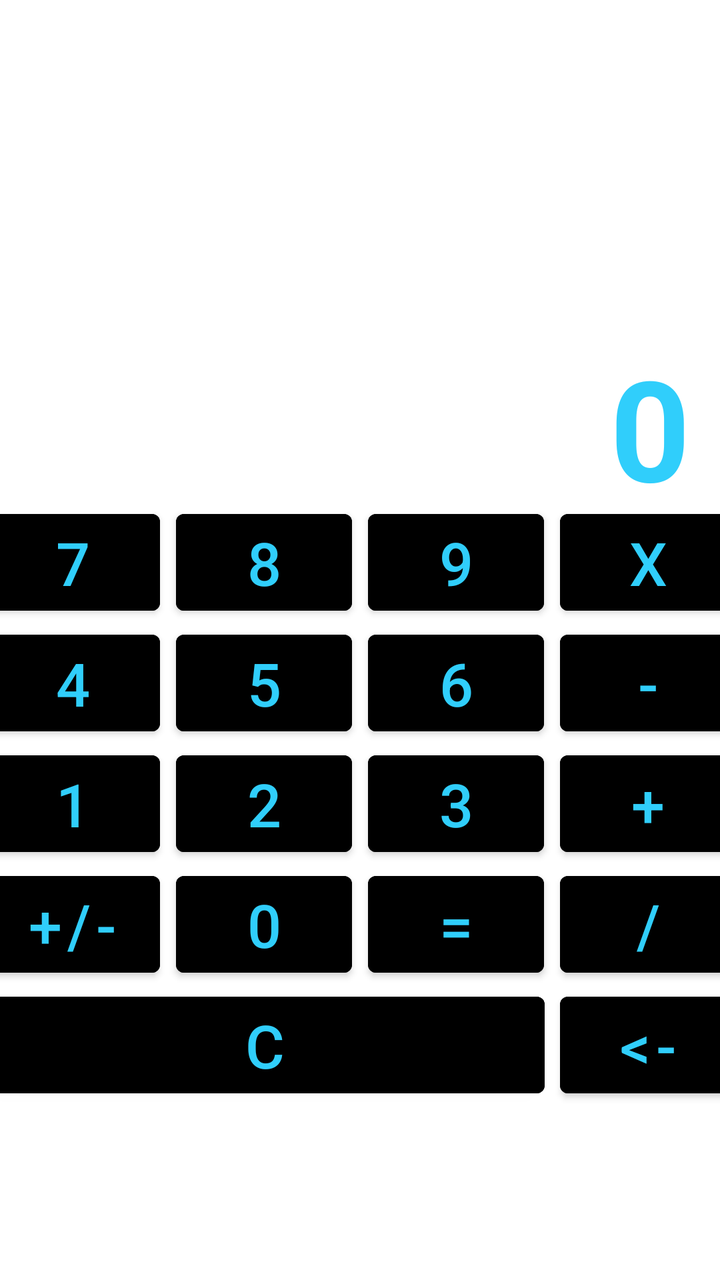
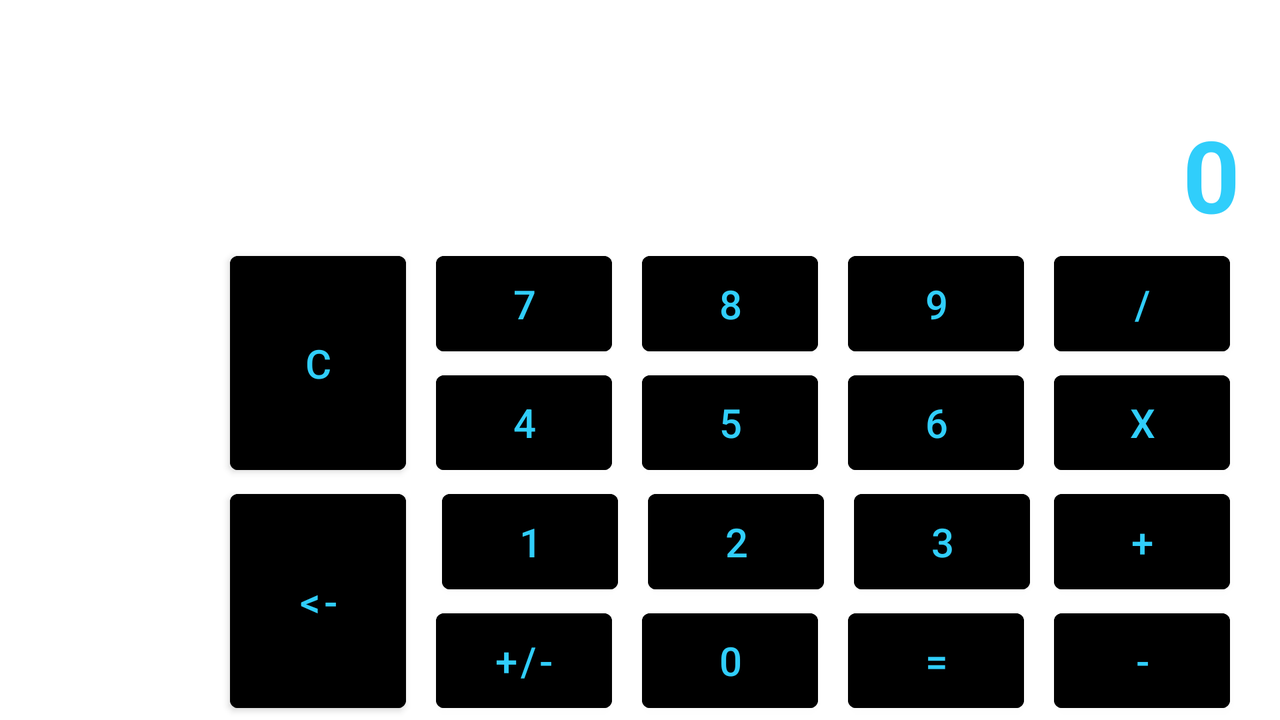

Compare how this app lays out the same screen by default and in its alternative resource folder. The renders come first, then the two layout files and the values they reference.
<!-- AndroidManifest.xml: activity theme Theme.Calculator.Light_My_Option -->
<!-- res/layout/activity_main.xml -->
<?xml version="1.0" encoding="utf-8"?>
<androidx.constraintlayout.widget.ConstraintLayout xmlns:android="http://schemas.android.com/apk/res/android"
    xmlns:app="http://schemas.android.com/apk/res-auto"
    xmlns:tools="http://schemas.android.com/tools"
    android:id="@+id/constraintLayout"
    android:layout_width="match_parent"
    android:layout_height="match_parent"
    tools:context=".MainActivity">


    <androidx.constraintlayout.widget.Guideline
        android:id="@+id/GuideLine"
        android:layout_width="match_parent"
        android:layout_height="wrap_content"
        android:orientation="horizontal"
        app:layout_constraintGuide_percent="0.2" />

    <com.google.android.material.textview.MaterialTextView
        android:id="@+id/screenWithNumbers"
        style="@style/Calculator_Screen"
        app:layout_constraintEnd_toEndOf="parent"
        app:layout_constraintStart_toEndOf="@+id/screenWithSigns"
        app:layout_constraintTop_toTopOf="@+id/GuideLine" />

    <com.google.android.material.button.MaterialButton
        android:id="@+id/buttonSeven"
        android:layout_marginStart="@dimen/marginStart_for_left_Buttons"
        android:text="@string/seven"
        style="@style/Calculator_Buttons"
        app:layout_constraintEnd_toStartOf="@id/buttonEight"
        app:layout_constraintStart_toStartOf="parent"
        app:layout_constraintTop_toBottomOf="@+id/titleTextView" />

    <com.google.android.material.button.MaterialButton
        android:id="@+id/buttonMultiply"
        style="@style/Calculator_Buttons"
        android:layout_marginStart="@dimen/margin_for_all_Buttons"
        android:layout_marginEnd="@dimen/marginEnd_for_right_Buttons"
        android:text="@string/multiplication"
        app:layout_constraintEnd_toEndOf="parent"
        app:layout_constraintStart_toEndOf="@+id/buttonNine"
        app:layout_constraintTop_toBottomOf="@+id/titleTextView" />

    <com.google.android.material.button.MaterialButton
        android:id="@+id/buttonFour"
        android:layout_marginStart="@dimen/marginStart_for_left_Buttons"
        android:text="@string/four"
        style="@style/Calculator_Buttons"
        app:layout_constraintEnd_toStartOf="@id/buttonFive"
        app:layout_constraintStart_toStartOf="parent"
        app:layout_constraintTop_toBottomOf="@+id/buttonSeven" />

    <com.google.android.material.button.MaterialButton
        android:id="@+id/buttonNine"
        android:layout_marginStart="@dimen/margin_for_all_Buttons"
        android:text="@string/nine"
        style="@style/Calculator_Buttons"
        app:layout_constraintEnd_toStartOf="@id/buttonMultiply"
        app:layout_constraintStart_toEndOf="@+id/buttonEight"
        app:layout_constraintTop_toBottomOf="@+id/titleTextView" />

    <com.google.android.material.button.MaterialButton
        android:id="@+id/buttonEight"
        android:layout_marginStart="@dimen/margin_for_all_Buttons"
        android:text="@string/eight"
        style="@style/Calculator_Buttons"
        app:layout_constraintEnd_toStartOf="@id/buttonNine"
        app:layout_constraintStart_toEndOf="@+id/buttonSeven"
        app:layout_constraintTop_toBottomOf="@+id/titleTextView" />

    <com.google.android.material.button.MaterialButton
        android:id="@+id/buttonTwo"
        android:layout_marginStart="@dimen/margin_for_all_Buttons"
        android:text="@string/two"
        style="@style/Calculator_Buttons"
        app:layout_constraintEnd_toStartOf="@id/buttonThree"
        app:layout_constraintStart_toEndOf="@+id/buttonOne"
        app:layout_constraintTop_toBottomOf="@+id/buttonFive" />

    <com.google.android.material.button.MaterialButton
        android:id="@+id/buttonOne"
        android:layout_marginStart="@dimen/marginStart_for_left_Buttons"
        android:text="@string/one"
        style="@style/Calculator_Buttons"
        app:layout_constraintEnd_toStartOf="@id/buttonTwo"
        app:layout_constraintStart_toStartOf="parent"
        app:layout_constraintTop_toBottomOf="@+id/buttonFour" />

    <Button
        android:id="@+id/buttonThree"
        android:layout_marginStart="@dimen/margin_for_all_Buttons"
        android:text="@string/three"
        style="@style/Calculator_Buttons"
        app:layout_constraintEnd_toStartOf="@id/buttonPlus"
        app:layout_constraintStart_toEndOf="@+id/buttonTwo"
        app:layout_constraintTop_toBottomOf="@+id/buttonSix" />

    <com.google.android.material.button.MaterialButton
        android:id="@+id/buttonEqually"
        android:layout_marginStart="@dimen/margin_for_all_Buttons"
        android:text="@string/equally"
        style="@style/Calculator_Buttons"
        app:layout_constraintEnd_toStartOf="@id/buttonSplit"
        app:layout_constraintStart_toEndOf="@+id/buttonZero"
        app:layout_constraintTop_toBottomOf="@+id/buttonThree" />

    <com.google.android.material.button.MaterialButton
        android:id="@+id/buttonZero"
        android:layout_marginStart="@dimen/margin_for_all_Buttons"
        android:text="@string/zero"
        style="@style/Calculator_Buttons"
        app:layout_constraintEnd_toStartOf="@id/buttonEqually"
        app:layout_constraintStart_toEndOf="@+id/buttonPlusMinus"
        app:layout_constraintTop_toBottomOf="@+id/buttonTwo" />

    <com.google.android.material.button.MaterialButton
        android:id="@+id/buttonPlus"
        android:layout_marginStart="@dimen/margin_for_all_Buttons"
        android:layout_marginEnd="@dimen/marginEnd_for_right_Buttons"
        android:text="@string/plus"
        style="@style/Calculator_Buttons"
        app:layout_constraintEnd_toEndOf="parent"
        app:layout_constraintStart_toEndOf="@+id/buttonThree"
        app:layout_constraintTop_toBottomOf="@+id/buttonMinus" />

    <com.google.android.material.button.MaterialButton
        android:id="@+id/buttonSix"
        android:layout_marginStart="@dimen/margin_for_all_Buttons"
        android:text="@string/six"
        style="@style/Calculator_Buttons"
        app:layout_constraintEnd_toStartOf="@id/buttonMinus"
        app:layout_constraintStart_toEndOf="@+id/buttonFive"
        app:layout_constraintTop_toBottomOf="@+id/buttonNine" />

    <com.google.android.material.button.MaterialButton
        android:id="@+id/buttonFive"
        android:layout_marginStart="@dimen/margin_for_all_Buttons"
        android:text="@string/five"
        style="@style/Calculator_Buttons"
        app:layout_constraintEnd_toStartOf="@id/buttonSix"
        app:layout_constraintStart_toEndOf="@+id/buttonFour"
        app:layout_constraintTop_toBottomOf="@+id/buttonEight" />

    <com.google.android.material.button.MaterialButton
        android:id="@+id/buttonMinus"
        android:layout_marginStart="@dimen/margin_for_all_Buttons"
        android:layout_marginEnd="@dimen/marginEnd_for_right_Buttons"
        android:text="@string/minus"
        style="@style/Calculator_Buttons"
        app:layout_constraintEnd_toEndOf="parent"
        app:layout_constraintStart_toEndOf="@+id/buttonSix"
        app:layout_constraintTop_toBottomOf="@+id/buttonMultiply" />

    <com.google.android.material.button.MaterialButton
        android:id="@+id/buttonPlusMinus"
        android:layout_marginStart="@dimen/marginStart_for_left_Buttons"
        android:text="@string/plus_minus"
        style="@style/Calculator_Buttons"
        app:layout_constraintEnd_toStartOf="@id/buttonZero"
        app:layout_constraintStart_toStartOf="parent"
        app:layout_constraintTop_toBottomOf="@+id/buttonOne" />

    <com.google.android.material.button.MaterialButton
        android:id="@+id/buttonSplit"
        android:layout_marginStart="@dimen/margin_for_all_Buttons"
        android:layout_marginEnd="@dimen/marginEnd_for_right_Buttons"
        android:text="@string/split"
        style="@style/Calculator_Buttons"
        app:layout_constraintEnd_toEndOf="parent"
        app:layout_constraintStart_toEndOf="@+id/buttonEqually"
        app:layout_constraintTop_toBottomOf="@+id/buttonPlus" />


    <com.google.android.material.button.MaterialButton
        android:id="@+id/buttonC"
        android:layout_marginStart="@dimen/marginStart_for_left_Buttons"
        android:text="@string/discharge"
        style="@style/Calculator_Buttons_C"
        app:layout_constraintEnd_toStartOf="@id/buttonResetOne"
        app:layout_constraintStart_toStartOf="parent"
        app:layout_constraintTop_toBottomOf="@+id/buttonPlusMinus" />

    <com.google.android.material.button.MaterialButton
        android:id="@+id/buttonResetOne"
        android:layout_marginStart="@dimen/margin_for_all_Buttons"
        android:layout_marginEnd="@dimen/marginEnd_for_right_Buttons"
        android:text="@string/resetOne"
        style="@style/Calculator_Buttons"
        app:layout_constraintEnd_toEndOf="parent"
        app:layout_constraintHorizontal_bias="0.8"
        app:layout_constraintStart_toEndOf="@+id/buttonC"
        app:layout_constraintTop_toBottomOf="@+id/buttonZero" />

    <com.google.android.material.textview.MaterialTextView
        android:id="@+id/titleTextView"
        style="@style/Calculator_Title"
        app:layout_constraintEnd_toEndOf="parent"
        app:layout_constraintHorizontal_bias="0.0"
        app:layout_constraintStart_toStartOf="parent"
        app:layout_constraintTop_toBottomOf="@+id/screenWithNumbers" />

    <com.google.android.material.textview.MaterialTextView
        android:id="@+id/screenWithSigns"
        style="@style/Calculator_Screen"
        app:layout_constraintEnd_toStartOf="@+id/screenWithNumbers"
        app:layout_constraintStart_toStartOf="parent"
        app:layout_constraintTop_toTopOf="@+id/GuideLine" />


</androidx.constraintlayout.widget.ConstraintLayout>
<!-- resources referenced by this layout -->
<resources>
  <dimen name="marginEnd_for_right_Buttons">15dp</dimen>
  <dimen name="marginStart_for_left_Buttons">15dp</dimen>
  <dimen name="margin_for_all_Buttons">8dp</dimen>
  <string name="discharge">С</string>
  <string name="eight">8</string>
  <string name="equally">=</string>
  <string name="five">5</string>
  <string name="four">4</string>
  <string name="minus">-</string>
  <string name="multiplication">X</string>
  <string name="nine">9</string>
  <string name="one">1</string>
  <string name="plus">+</string>
  <string name="plus_minus">+/-</string>
  <string name="resetOne">&lt;-</string>
  <string name="seven">7</string>
  <string name="six">6</string>
  <string name="split">/</string>
  <string name="three">3</string>
  <string name="two">2</string>
  <string name="zero">0</string>
  <style name="Calculator_Buttons">
          <item name="android:textSize">@dimen/textSize_for_all_Buttons</item>
          <item name="android:backgroundTint">@color/black</item>
          <item name="android:textColor">@color/azure</item>
          <item name="android:gravity">center</item>
          <item name="android:layout_width">wrap_content</item>
          <item name="android:layout_height">wrap_content</item>
  
      </style>
  <style name="Calculator_Buttons_C">
          <item name="android:textSize">@dimen/textSize_for_all_Buttons</item>
          <item name="android:backgroundTint">@color/black</item>
          <item name="android:textColor">@color/azure</item>
          <item name="android:gravity">center</item>
          <item name="android:layout_width">@dimen/width_for_Button_C</item>
          <item name="android:layout_height">wrap_content</item>
  
      </style>
  <style name="Calculator_Screen">
          <item name="android:layout_width">@dimen/width_for_screen</item>
          <item name="android:layout_height">@dimen/height_for_screen</item>
          <item name="android:gravity">center|end</item>
          <item name="android:paddingEnd">@dimen/padding_end_for_screen</item>
          <item name="android:textColor">@color/black</item>
          <item name="android:textSize">@dimen/ts_for_screen</item>
          <item name="android:textStyle">bold</item>
  
      </style>
  <style name="Calculator_Title">
          <item name="android:layout_width">match_parent</item>
          <item name="android:layout_height">@dimen/height_for_title</item>
          <item name="android:gravity">center|end</item>
          <item name="android:paddingEnd">@dimen/paddingEnd_for_title</item>
          <item name="android:textColor">@color/azure</item>
          <item name="android:textSize">@dimen/ts_for_title</item>
          <item name="android:textStyle">bold</item>
          <item name="android:text">@string/zero</item>
  
      </style>
  <style name="Theme.Calculator.Light_My_Option">
          <item name="colorPrimaryDark">@color/dark_grey</item>
          <item name="colorPrimaryVariant">@color/dark_grey</item>
          <item name="colorPrimary">@color/grey</item>
          <item name="android:textColorPrimary">@color/azure</item>
          <item name="android:navigationBarColor">@color/dark_grey</item>
      </style>
  <dimen name="textSize_for_all_Buttons">30sp</dimen>
  <color name="black">#FF000000</color>
  <color name="azure">#30CEFB</color>
  <dimen name="width_for_Button_C">280dp</dimen>
  <dimen name="width_for_screen">0dp</dimen>
  <dimen name="height_for_screen">39dp</dimen>
  <dimen name="padding_end_for_screen">15dp</dimen>
  <dimen name="ts_for_screen">35sp</dimen>
  <dimen name="height_for_title">84dp</dimen>
  <dimen name="paddingEnd_for_title">15dp</dimen>
  <dimen name="ts_for_title">70sp</dimen>
  <color name="dark_grey">#4A4D4E</color>
  <color name="grey">#9DA4A6</color>
</resources>
<!-- res/layout-land/activity_main.xml (the repository's variant of the layout above) -->
<!-- drawn on the phone turned sideways -->
<?xml version="1.0" encoding="utf-8"?>
<androidx.constraintlayout.widget.ConstraintLayout xmlns:android="http://schemas.android.com/apk/res/android"
    xmlns:app="http://schemas.android.com/apk/res-auto"
    xmlns:tools="http://schemas.android.com/tools"
    android:id="@+id/constraintLayout"
    android:layout_width="match_parent"
    android:layout_height="match_parent"
    tools:context=".MainActivity">


    <androidx.constraintlayout.widget.Guideline
        android:id="@+id/GuideLine"
        android:layout_width="match_parent"
        android:layout_height="wrap_content"
        android:orientation="horizontal"
        app:layout_constraintGuide_percent="0.05" />

    <com.google.android.material.textview.MaterialTextView
        android:id="@+id/screenWithNumbers"
        android:paddingEnd="@dimen/paddingEnd_for_screenWN"
        style="@style/Calculator_Screen_land"
        app:layout_constraintStart_toEndOf="@+id/screenWithSigns"
        app:layout_constraintBottom_toTopOf="@+id/titleTextView"
        app:layout_constraintEnd_toEndOf="parent"
        app:layout_constraintTop_toTopOf="@+id/GuideLine" />

    <com.google.android.material.textview.MaterialTextView
        android:id="@+id/titleTextView"
        style="@style/Calculator_Title_land"
        app:layout_constraintEnd_toEndOf="parent"
        app:layout_constraintStart_toStartOf="parent"
        app:layout_constraintTop_toBottomOf="@+id/screenWithNumbers" />


    <com.google.android.material.button.MaterialButton
        android:id="@+id/buttonSplit"
        android:text="@string/split"
        style="@style/Calculator_right_Buttons_land"
        app:layout_constraintBottom_toTopOf="@id/buttonMultiply"
        app:layout_constraintEnd_toEndOf="parent"
        app:layout_constraintTop_toBottomOf="@id/titleTextView" />

    <com.google.android.material.button.MaterialButton
        android:id="@+id/buttonMultiply"
        android:text="@string/multiplication"
        style="@style/Calculator_right_Buttons_land"
        app:layout_constraintBottom_toTopOf="@id/buttonPlus"
        app:layout_constraintEnd_toEndOf="parent"
        app:layout_constraintTop_toBottomOf="@id/buttonSplit" />

    <com.google.android.material.button.MaterialButton
        android:id="@+id/buttonPlus"
        android:text="@string/plus"
        style="@style/Calculator_right_Buttons_land"
        app:layout_constraintBottom_toTopOf="@id/buttonMinus"
        app:layout_constraintEnd_toEndOf="parent"
        app:layout_constraintTop_toBottomOf="@id/buttonMultiply" />

    <com.google.android.material.button.MaterialButton
        android:id="@+id/buttonMinus"
        android:text="@string/minus"
        style="@style/Calculator_right_Buttons_land"
        app:layout_constraintBottom_toBottomOf="parent"
        app:layout_constraintEnd_toEndOf="parent"
        app:layout_constraintTop_toBottomOf="@id/buttonPlus" />

    <com.google.android.material.button.MaterialButton
        android:id="@+id/buttonNine"
        android:text="@string/nine"
        style="@style/Calculator_Buttons_land"
        app:layout_constraintBottom_toTopOf="@id/buttonSix"
        app:layout_constraintEnd_toStartOf="@id/buttonSplit"
        app:layout_constraintTop_toBottomOf="@id/titleTextView" />

    <com.google.android.material.button.MaterialButton
        android:id="@+id/buttonEight"
        android:text="@string/eight"
        style="@style/Calculator_Buttons_land"
        app:layout_constraintBottom_toTopOf="@id/buttonFive"
        app:layout_constraintEnd_toStartOf="@id/buttonNine"
        app:layout_constraintTop_toBottomOf="@id/titleTextView" />

    <com.google.android.material.button.MaterialButton
        android:id="@+id/buttonSeven"
        android:text="@string/seven"
        style="@style/Calculator_Buttons_land"
        app:layout_constraintBottom_toTopOf="@id/buttonFour"
        app:layout_constraintEnd_toStartOf="@id/buttonEight"
        app:layout_constraintTop_toBottomOf="@id/titleTextView" />

    <com.google.android.material.button.MaterialButton
        android:id="@+id/buttonSix"
        android:text="@string/six"
        style="@style/Calculator_Buttons_land"
        app:layout_constraintBottom_toTopOf="@id/buttonThree"
        app:layout_constraintEnd_toStartOf="@id/buttonMultiply"
        app:layout_constraintTop_toBottomOf="@id/buttonNine" />

    <com.google.android.material.button.MaterialButton
        android:id="@+id/buttonThree"
        style="@style/Calculator_Buttons_land"
        android:layout_marginEnd="12dp"
        android:text="@string/three"
        app:layout_constraintBottom_toTopOf="@id/buttonEqually"
        app:layout_constraintEnd_toStartOf="@id/buttonPlus"
        app:layout_constraintTop_toBottomOf="@id/buttonSix" />

    <com.google.android.material.button.MaterialButton
        android:id="@+id/buttonEqually"
        android:text="@string/equally"
        style="@style/Calculator_Buttons_land"
        app:layout_constraintBottom_toBottomOf="parent"
        app:layout_constraintEnd_toStartOf="@id/buttonMinus"
        app:layout_constraintTop_toBottomOf="@id/buttonThree" />

    <com.google.android.material.button.MaterialButton
        android:id="@+id/buttonFive"
        android:text="@string/five"
        style="@style/Calculator_Buttons_land"
        app:layout_constraintBottom_toTopOf="@id/buttonTwo"
        app:layout_constraintEnd_toStartOf="@id/buttonSix"
        app:layout_constraintTop_toBottomOf="@id/buttonEight" />

    <com.google.android.material.button.MaterialButton
        android:id="@+id/buttonTwo"
        android:text="@string/two"
        style="@style/Calculator_Buttons_land"
        app:layout_constraintBottom_toTopOf="@id/buttonZero"
        app:layout_constraintEnd_toStartOf="@id/buttonThree"
        app:layout_constraintTop_toBottomOf="@id/buttonFive" />

    <com.google.android.material.button.MaterialButton
        android:id="@+id/buttonZero"
        android:text="@string/zero"
        style="@style/Calculator_Buttons_land"
        app:layout_constraintBottom_toBottomOf="parent"
        app:layout_constraintEnd_toStartOf="@id/buttonEqually"

        app:layout_constraintTop_toBottomOf="@id/buttonTwo" />

    <com.google.android.material.button.MaterialButton
        android:id="@+id/buttonFour"
        android:text="@string/four"
        style="@style/Calculator_Buttons_land"
        app:layout_constraintBottom_toTopOf="@id/buttonOne"
        app:layout_constraintEnd_toStartOf="@id/buttonFive"
        app:layout_constraintTop_toBottomOf="@id/buttonSeven" />

    <com.google.android.material.button.MaterialButton
        android:id="@+id/buttonOne"
        android:text="@string/one"
        style="@style/Calculator_Buttons_land"
        app:layout_constraintBottom_toTopOf="@id/buttonPlusMinus"
        app:layout_constraintEnd_toStartOf="@id/buttonTwo"
        app:layout_constraintTop_toBottomOf="@id/buttonFour" />

    <com.google.android.material.button.MaterialButton
        android:id="@+id/buttonPlusMinus"
        android:text="@string/plus_minus"
        style="@style/Calculator_Buttons_land"
        app:layout_constraintBottom_toBottomOf="parent"
        app:layout_constraintEnd_toStartOf="@id/buttonZero"
        app:layout_constraintTop_toBottomOf="@id/buttonOne" />


    <com.google.android.material.button.MaterialButton
        android:id="@+id/buttonResetOne"
        android:text="@string/resetOne"
        style="@style/Calculator_Buttons_land"
        app:layout_constraintBottom_toBottomOf="parent"
        app:layout_constraintEnd_toStartOf="@id/buttonPlusMinus"
        app:layout_constraintTop_toBottomOf="@id/buttonC" />


    <com.google.android.material.button.MaterialButton
        android:id="@+id/buttonC"
        android:text="@string/discharge"
        style="@style/Calculator_Buttons_land"
        app:layout_constraintBottom_toTopOf="@id/buttonResetOne"
        app:layout_constraintEnd_toStartOf="@id/buttonFour"
        app:layout_constraintTop_toBottomOf="@id/titleTextView" />

    <com.google.android.material.textview.MaterialTextView
        android:id="@+id/screenWithSigns"
        style="@style/Calculator_Screen_land"
        app:layout_constraintBottom_toTopOf="@+id/titleTextView"
        app:layout_constraintEnd_toStartOf="@+id/screenWithNumbers"
        app:layout_constraintStart_toStartOf="parent"
        app:layout_constraintTop_toTopOf="@+id/GuideLine"
        />


</androidx.constraintlayout.widget.ConstraintLayout>
<!-- resources referenced by the variant -->
<!-- as the phone turned sideways resolves them -->
<resources>
  <dimen name="paddingEnd_for_screenWN">30dp</dimen>
  <string name="discharge">С</string>
  <string name="eight">8</string>
  <string name="equally">=</string>
  <string name="five">5</string>
  <string name="four">4</string>
  <string name="minus">-</string>
  <string name="multiplication">X</string>
  <string name="nine">9</string>
  <string name="one">1</string>
  <string name="plus">+</string>
  <string name="plus_minus">+/-</string>
  <string name="resetOne">&lt;-</string>
  <string name="seven">7</string>
  <string name="six">6</string>
  <string name="split">/</string>
  <string name="three">3</string>
  <string name="two">2</string>
  <string name="zero">0</string>
  <style name="Calculator_Buttons_land" parent="Calculator_Buttons">
          <item name="android:layout_height">@dimen/height_for_all_Buttons</item>
          <item name="android:layout_marginEnd">@dimen/marginEnd_for_all_Buttons_land</item>
          <item name="android:textSize">@dimen/textSize_for_all_Buttons_land</item>
      </style>
  <style name="Calculator_Screen_land">
          <item name="android:gravity">center|end</item>
          <item name="android:layout_width">@dimen/width_for_screen_land</item>
          <item name="android:layout_height">@dimen/height_for_screen_land</item>
          <item name="android:textColor">@color/black</item>
          <item name="android:textStyle">bold</item>
      </style>
  <style name="Calculator_Title_land" parent="Calculator_Title">
          <item name="android:layout_height">@dimen/height_for_titleTV</item>
          <item name="android:paddingEnd">@dimen/puddingEnd_for_titleTV</item>
          <item name="android:textSize">@dimen/textSize_for_titleTV</item>
      </style>
  <style name="Calculator_right_Buttons_land" parent="Calculator_Buttons_land">
          <item name="android:layout_marginEnd">@dimen/marginEnd_for_right_Buttons_land</item>
  
      </style>
  <style name="Theme.Calculator.Light_My_Option">
          <item name="colorPrimaryDark">@color/dark_grey</item>
          <item name="colorPrimaryVariant">@color/dark_grey</item>
          <item name="colorPrimary">@color/grey</item>
          <item name="android:textColorPrimary">@color/azure</item>
          <item name="android:navigationBarColor">@color/dark_grey</item>
      </style>
  <style name="Calculator_Buttons">
          <item name="android:textSize">@dimen/textSize_for_all_Buttons</item>
          <item name="android:backgroundTint">@color/black</item>
          <item name="android:textColor">@color/azure</item>
          <item name="android:gravity">center</item>
          <item name="android:layout_width">wrap_content</item>
          <item name="android:layout_height">wrap_content</item>
  
      </style>
  <dimen name="height_for_all_Buttons">0dp</dimen>
  <dimen name="marginEnd_for_all_Buttons_land">15dp</dimen>
  <dimen name="textSize_for_all_Buttons_land">20sp</dimen>
  <dimen name="width_for_screen_land">0dp</dimen>
  <dimen name="height_for_screen_land">34dp</dimen>
  <color name="black">#FF000000</color>
  <dimen name="height_for_titleTV">70dp</dimen>
  <dimen name="puddingEnd_for_titleTV">20dp</dimen>
  <dimen name="textSize_for_titleTV">50sp</dimen>
  <dimen name="marginEnd_for_right_Buttons_land">25dp</dimen>
  <color name="dark_grey">#4A4D4E</color>
  <color name="grey">#9DA4A6</color>
  <color name="azure">#30CEFB</color>
  <dimen name="textSize_for_all_Buttons">30sp</dimen>
  <dimen name="height_for_title">84dp</dimen>
  <dimen name="paddingEnd_for_title">15dp</dimen>
  <dimen name="ts_for_title">70sp</dimen>
  <!-- some entries are left out for length -->
</resources>
